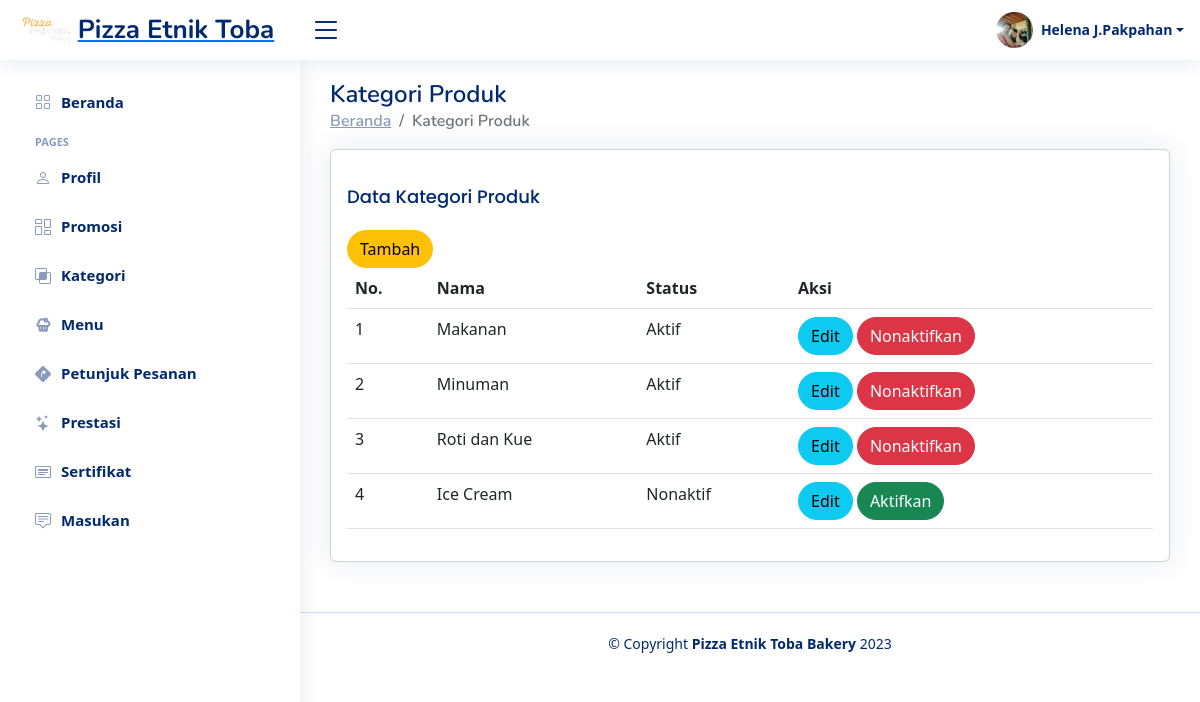
The app's page /Website/Admin/kategori.php (signed in), older data.
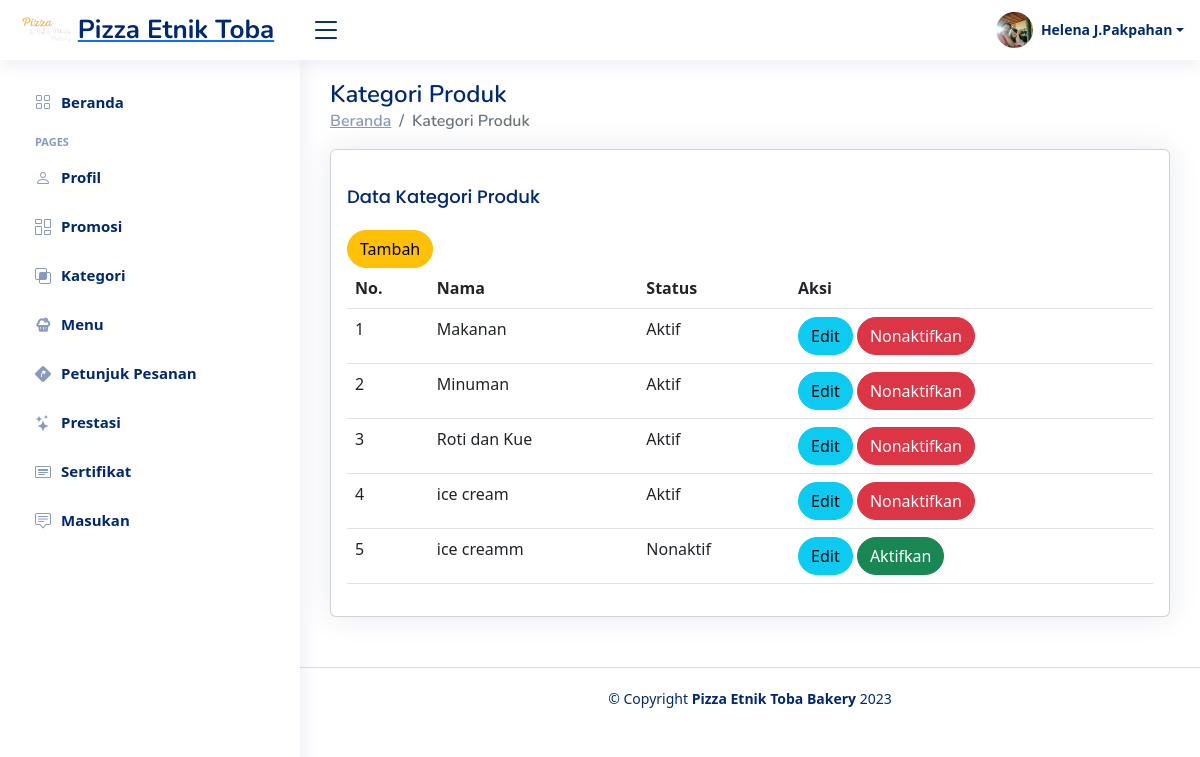
The same page, newer data.
### tables this page shows
CREATE TABLE `kategori` (
  `id_kategori` int(11) NOT NULL,
  `nama_kategori` varchar(100) NOT NULL,
  `status` enum('Aktif','Nonaktif') NOT NULL DEFAULT 'Aktif'
);

### Website/Admin/kategori.php (the view, shortened to what this page needs)
<!DOCTYPE html>
<html lang="en">
<head>
    <link rel="stylesheet" href="style.css">
    <link href="vendor/bootstrap/css/bootstrap.min.css" rel="stylesheet">
    <link href="vendor/bootstrap-icons/bootstrap-icons.css" rel="stylesheet">
    <link href="vendor/boxicons/css/boxicons.min.css" rel="stylesheet">
    <link href="vendor/quill/quill.snow.css" rel="stylesheet">
    <link href="vendor/quill/quill.bubble.css" rel="stylesheet">
    <link href="vendor/remixicon/remixicon.css" rel="stylesheet">
    <link href="vendor/simple-datatables/style.css" rel="stylesheet">
</head>
<?php include 'header.php' ?>
<?php include 'sidebar.php' ?>
<main id="main" class="main">
    <div class="pagetitle">
        <h1>Kategori Produk</h1>
        <nav>
            <ol class="breadcrumb">
                <li class="breadcrumb-item"><a href="index.php">Beranda</a></li>
                <li class="breadcrumb-item active">Kategori Produk</li>
            </ol>
        </nav>
    </div>
    <section class="section">
        <div class="row">
            <div class="col-lg-12">
                <div class="card">
                    <div class="card-body">
                        <h5 class="card-title">Data Kategori Produk</h5>
                        <a href="add-kategori.php"><button type="button" class="btn btn-warning rounded-pill">Tambah</button></a>
                        <div class="table-responsive">
                        <table class="table datatable">
                            <thead>
                                <tr>
                                    <th scope="col">No.</th>
                                    <th scope="col">Nama</th>
                                    <th scope="col">Status</th>
                                    <th scope="col">Aksi</th>
                                </tr>
                            </thead>
                            <tbody>
                                <?php
                                $no = 1;
                                $query = 'SELECT * FROM kategori';
                                $result_set = $koneksi->query($query);
                                while ($row = $result_set->fetch_assoc()) {
                                ?>
                                    <tr>
                                        <td><?= $no; ?></td>
                                        <td><?= $row['nama_kategori']; ?></td>
                                        <td><?= $row['status']; ?></td>
                                        <td>
                                        <a href="edit-kategori.php?id=<?php echo $row['id_kategori']; ?>"><button type="button" class="btn btn-info rounded-pill">Edit</button></a>
                                                        <?php if ($row['status'] == 'Aktif') { ?>
                                                            <a href="status.php?id=<?php echo $row['id_kategori']; ?>&status_kategori='Nonaktif'"><button type="button" class="btn btn-danger rounded-pill">Nonaktifkan</button></a>
                                                        <?php } else { ?>
                                                            <a href="status.php?id=<?php echo $row['id_kategori']; ?>&status_kategori='Aktif'"><button type="button" class="btn btn-success rounded-pill">Aktifkan</button></a>
                                                        <?php } ?>
                                        </td>
                                    </tr>
                                <?php $no++;
                                } ?>
                            </tbody>
                        </table>
                        </div>
                    </div>
                </div>
            </div>
        </div>
    </section>
</main>
<?php include 'footer.php' ?>
</body>
</html>

Row changes from the older to the newer data that the page shows:
removed kategori: nama_kategori "Ice Cream", status "Nonaktif"
added kategori: nama_kategori "ice cream", status "Aktif"
added kategori: nama_kategori "ice creamm", status "Nonaktif"
